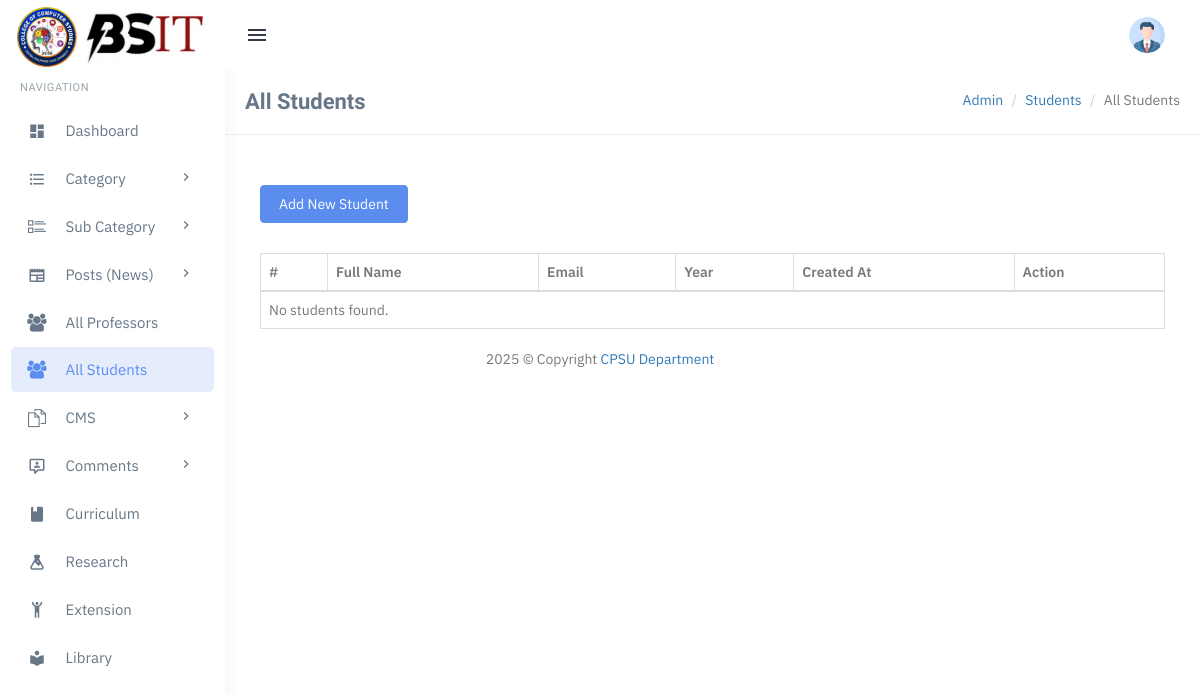
The app's page /admin/all-students.php, older data.
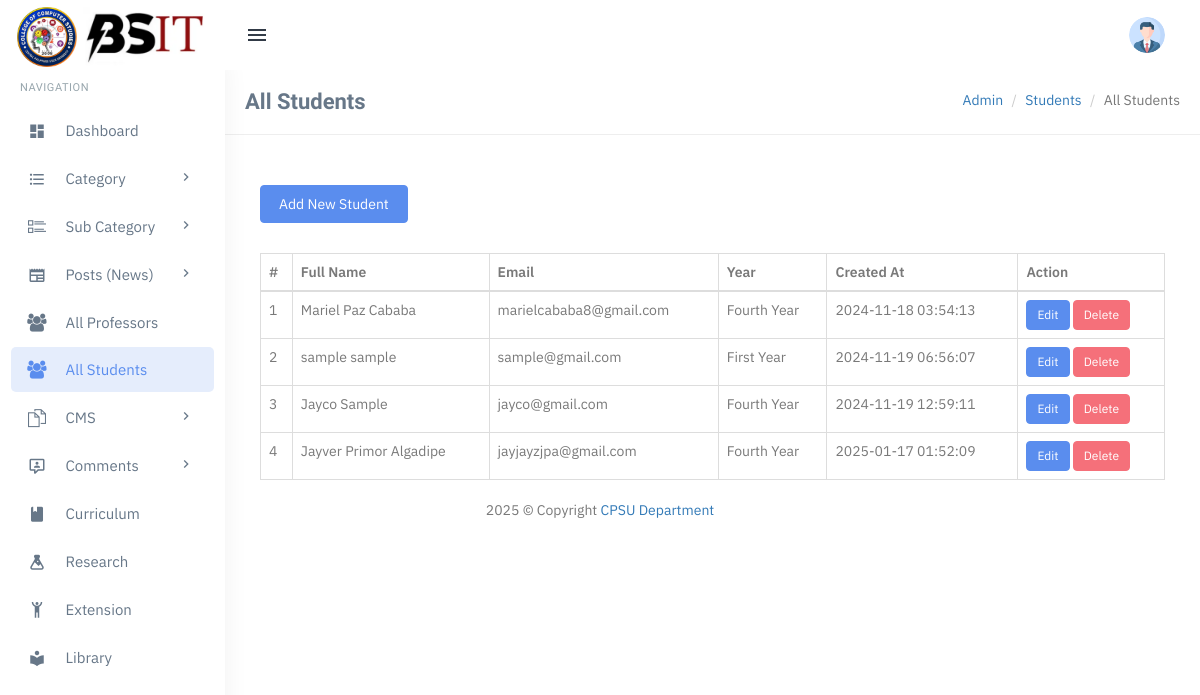
The same page, newer data.
### tables this page shows
CREATE TABLE `users` (
  `id` int(11) NOT NULL,
  `full_name` varchar(255) NOT NULL,
  `email` varchar(255) NOT NULL,
  `password` varchar(255) NOT NULL,
  `role` enum('student','professor') NOT NULL,
  `year` varchar(255) DEFAULT NULL,
  `profile_image` varchar(255) DEFAULT './assets/profile-images/default-profile.png',
  `created_at` timestamp NOT NULL DEFAULT current_timestamp(),
  `year_level` varchar(20) DEFAULT 'Unassigned'
);

### admin/all-students.php (the view, shortened to what this page needs)
<?php
include('includes/config.php');
?>
<?php include('includes/topheader.php'); ?>
<?php include('includes/leftsidebar.php'); ?>
<div class="content-page">
    <div class="content">
        <div class="container">
            <div class="row">
                <div class="col-xs-12">
                    <div class="page-title-box">
                        <h4 class="page-title">All Students</h4>
                        <ol class="breadcrumb p-0 m-0">
                            <li><a href="#">Admin</a></li>
                            <li><a href="#">Students</a></li>
                            <li class="active">All Students</li>
                        </ol>
                        <div class="clearfix"></div>
                    </div>
                </div>
            </div>
            <div class="row">
                <div class="col-md-12">
                    <div class="demo-box m-t-20">
                        <div class="m-b-30">
                            <a href="add-student.php">
                                <button class="btn btn-custom waves-effect waves-light btn-md">Add New Student</button>
                            </a>
                        </div>
                        <div class="table-responsive">
                            <table class="table m-0 table-bordered" id="example">
                                <thead>
                                    <tr>
                                        <th>#</th>
                                        <th>Full Name</th>
                                        <th>Email</th>
                                        <th>Year</th>
                                        <th>Created At</th>
                                        <th>Action</th>
                                    </tr>
                                </thead>
                                <tbody>
                                    <?php
                                    $query = "SELECT u.id, u.full_name, u.email, u.created_at,
                                              CASE
                                                  WHEN y.email IS NOT NULL THEN 'first_year'
                                                  WHEN y2.email IS NOT NULL THEN 'second_year'
                                                  WHEN y3.email IS NOT NULL THEN 'third_year'
                                                  WHEN y4.email IS NOT NULL THEN 'fourth_year'
                                              END AS year
                                              FROM users u
                                              LEFT JOIN first_year y ON u.email = y.email
                                              LEFT JOIN second_year y2 ON u.email = y2.email
                                              LEFT JOIN third_year y3 ON u.email = y3.email
                                              LEFT JOIN fourth_year y4 ON u.email = y4.email
                                              WHERE u.role = 'student'";
                                    $result = mysqli_query($con, $query);
                                    $cnt = 1;
                                    if (mysqli_num_rows($result) > 0) {
                                        while ($row = mysqli_fetch_assoc($result)) {
                                    ?>
                                            <tr>
                                                <td><?php echo $cnt++; ?></td>
                                                <td><?php echo htmlspecialchars($row['full_name']); ?></td>
                                                <td><?php echo htmlspecialchars($row['email']); ?></td>
                                                <td><?php echo htmlspecialchars(ucwords(str_replace('_', ' ', $row['year']))); ?></td>
                                                <td><?php echo htmlspecialchars($row['created_at']); ?></td>
                                                <td>
                                                    <a href="edit-student.php?email=<?php echo $row['email']; ?>" class="btn btn-primary btn-sm">Edit</a>
                                                    <a href="delete-student.php?email=<?php echo $row['email']; ?>" class="btn btn-danger btn-sm" onclick="return confirm('Are you sure you want to delete this student?');">Delete</a>
                                                </td>
                                            </tr>
                                    <?php
                                        }
                                    } else {
                                        echo "<tr><td colspan='6'>No students found.</td></tr>";
                                    }
                                    ?>
                                </tbody>
                            </table>
                        </div>
                    </div>
                </div>
            </div>
        </div>
    </div>
</div>
<?php include('includes/footer.php'); ?>

### admin/includes/topheader.php (shortened to what this page needs)
<!DOCTYPE html>
<html lang="en">
<head>
    <link href="assets/css/bootstrap.min.css" rel="stylesheet" type="text/css" />
    <link href="assets/css/core.css" rel="stylesheet" type="text/css" />
    <link href="assets/css/components.css" rel="stylesheet" type="text/css" />
    <link href="assets/css/icons.css" rel="stylesheet" type="text/css" />
    <link href="assets/css/pages.css" rel="stylesheet" type="text/css" />
    <link href="assets/css/menu.css" rel="stylesheet" type="text/css" />
    <link href="assets/css/responsive.css" rel="stylesheet" type="text/css" />
    <link rel="stylesheet" href="../plugins/switchery/switchery.min.css">
    <link href="../plugins/summernote/summernote.css" rel="stylesheet" />
    <link href="../plugins/select2/css/select2.min.css" rel="stylesheet" type="text/css" />
    <link href="../plugins/jquery.filer/css/jquery.filer.css" rel="stylesheet" />
    <link href="../plugins/jquery.filer/css/themes/jquery.filer-dragdropbox-theme.css" rel="stylesheet" />
    <link rel="stylesheet" href="https://cdn.datatables.net/1.12.1/css/jquery.dataTables.min.css">
    <link rel="stylesheet" href="https://cdn.datatables.net/buttons/2.2.3/css/buttons.dataTables.min.css">
</head>
<body class="fixed-left">
    <div id="wrapper">
        <div class="topbar">
            <div class="topbar-left">
                <a href="index.php" class="logo">
                    <span>
                        <img src="assets/images/bsit_logo.png" alt="" height="60">
                        <img src="assets/images/BSIT_name.webp" alt="" height="60">
                    </span>
                </a>
            </div>
            <div class="navbar navbar-default" role="navigation">
                <div class="container">
                    <ul class="nav navbar-nav navbar-left">
                        <li>
                            <button class="button-menu-mobile open-left waves-effect">
                                <i class="mdi mdi-menu"></i>
                            </button>
                        </li>
                    </ul>
                    <ul class="nav navbar-nav navbar-right">
                        <li class="dropdown user-box">
                            <a href="" class="dropdown-toggle waves-effect user-link" data-toggle="dropdown" aria-expanded="true">
                                <img src="assets/images/users/avatar-1.jpg" alt="user-img" class="img-circle user-img">
                            </a>
                        </li>
                    </ul>
                </div>
            </div>
        </div>

### admin/includes/leftsidebar.php (shortened to what this page needs)
<div class="left side-menu">
    <div class="sidebar-inner slimscrollleft">
        <div id="sidebar-menu">
            <ul>
                <li class="menu-title">Navigation</li>
                <li class="has_sub">
                    <a href="dashboard.php" class="waves-effect"><i class="mdi mdi-view-dashboard"></i> <span> Dashboard </span> </a>
                </li>
                <li class="has_sub">
                    <a href="javascript:void(0);" class="waves-effect"><i class="mdi mdi-format-list-bulleted"></i> <span> Category </span> <span class="menu-arrow"></span></a>
                </li>
                <li class="has_sub">
                    <a href="javascript:void(0);" class="waves-effect"><i class="ti ti-layout-list-thumb"></i> <span> Sub Category </span> <span class="menu-arrow"></span></a>
                </li>
                <li class="has_sub">
                    <a href="javascript:void(0);" class="waves-effect"><i class="mdi mdi-newspaper"></i> <span> Posts (News) </span> <span class="menu-arrow"></span></a>
                </li>
                <li class="has_sub">
                    <a href="all-professors.php" class="waves-effect"><i class="fa fa-users"></i> <span> All Professors </span> </a>
                </li>
                <li>
                    <a href="all-students.php" class="waves-effect"><i class="fa fa-users" aria-hidden="true"></i> <span> All Students </span></a>
                </li>
                <li class="has_sub">
                    <a href="javascript:void(0);" class="waves-effect"><i class="ti ti-files"></i> <span> CMS </span> <span class="menu-arrow"></span></a>
                </li>
                <li class="has_sub">
                    <a href="javascript:void(0);" class="waves-effect"><i class="mdi mdi-comment-account-outline"></i> <span> Comments </span> <span class="menu-arrow"></span></a>
                </li>
                <li>
                    <a href="curriculum.php" class="waves-effect"><i class="mdi mdi-book"></i> <span> Curriculum </span></a>
                </li>
                <li>
                    <a href="research.php" class="waves-effect"><i class="mdi mdi-flask"></i> <span> Research </span></a>
                </li>
                <li>
                    <a href="extension.php" class="waves-effect"><i class="mdi mdi-human-handsup"></i> <span> Extension </span></a>
                </li>
                <li>
                    <a href="library.php" class="waves-effect"><i class="mdi mdi-library"></i> <span> Library </span></a>
                </li>
            </ul>
        </div>
    </div>
</div>

### admin/includes/footer.php (shortened to what this page needs)
<footer class="foot text-center" style=" position: sticky;
  top: 0;">
    <?php echo date('Y'); ?> © Copyright
    <a href="#"> CPSU Department</a>
</footer>
</div>
</body>
</html>

### admin/assets/css/core.css (style rules this page uses)
body { font-family: "IBM Plex Sans", "Oxygen", "Ubuntu", "Cantarell", "Fira Sans", sans-serif; margin: 0; padding-bottom: 60px; overflow-x: hidden; color: #797979; }
html { position: relative; min-height: 100%; }
.h1, .h2, .h3, .h4, .h5, .h6, h1, h2, h3, h4, h5, h6 { color: #677788; font-family: 'Hind Madurai', sans-serif; margin: 10px 0; }
* { outline: none !important; }
.container { width: auto; }
#wrapper { height: 100%; overflow: hidden; width: 100%; }
.p-0 { padding: 0 !important; }
.m-0 { margin: 0 !important; }
.m-t-20 { margin-top: 20px !important; }
.m-b-30 { margin-bottom: 30px !important; }
.row { margin-right: -10px; margin-left: -10px; }
.col-lg-1, .col-lg-10, .col-lg-11, .col-lg-12, .col-lg-2, .col-lg-3, .col-lg-4, .col-lg-5, .col-lg-6, .col-lg-7, .col-lg-8, .col-lg-9, .col-md-1, .col-md-10, .col-md-11, .col-md-12, .col-md-2, .col-md-3, .col-md-4, .col-md-5, .col-md-6, .col-md-7, .col-md-8, .col-md-9, .col-sm-1, .col-sm-10, .col-sm-11, .col-sm-12, .col-sm-2, .col-sm-3, .col-sm-4, .col-sm-5, .col-sm-6, .col-sm-7, .col-sm-8, .col-sm-9, .col-xs-1, .col-xs-10, .col-xs-11, .col-xs-12, .col-xs-2, .col-xs-3, .col-xs-4, .col-xs-5, .col-xs-6, .col-xs-7, .col-xs-8, .col-xs-9 { padding-left: 10px; padding-right: 10px; }
.breadcrumb { background-color: transparent; margin-bottom: 15px; padding-top: 10px; padding-left: 0; }
.waves-effect { position: relative; cursor: pointer; display: inline-block; overflow: hidden; -webkit-user-select: none; -moz-user-select: none; -ms-user-select: none; user-select: none; -webkit-tap-highlight-color: transparent; vertical-align: middle; z-index: 1; will-change: opacity, transform; -webkit-transition: all 0.3s ease-out; -moz-transition: all 0.3s ease-out; -o-transition: all 0.3s ease-out; -ms-transition: all 0.3s ease-out; transition: all 0.3s ease-out; }
.demo-box { padding: 10px 15px; }

Row changes from the older to the newer data that the page shows:
added users: full_name "Mariel Paz Cababa", email "marielcababa8@gmail.com", year "Fourth Year", created_at "2024-11-18 03:54:13"
added users: full_name "sample sample", email "sample@gmail.com", year "First Year", created_at "2024-11-19 06:56:07"
added users: full_name "Jayco Sample", email "jayco@gmail.com", year "Fourth Year", created_at "2024-11-19 12:59:11"
added users: full_name "Jayver Primor Algadipe", email "jayjayzjpa@gmail.com", year "Fourth Year", created_at "2025-01-17 01:52:09"
Text that changed along with them:
text no longer shown: "No students found."
